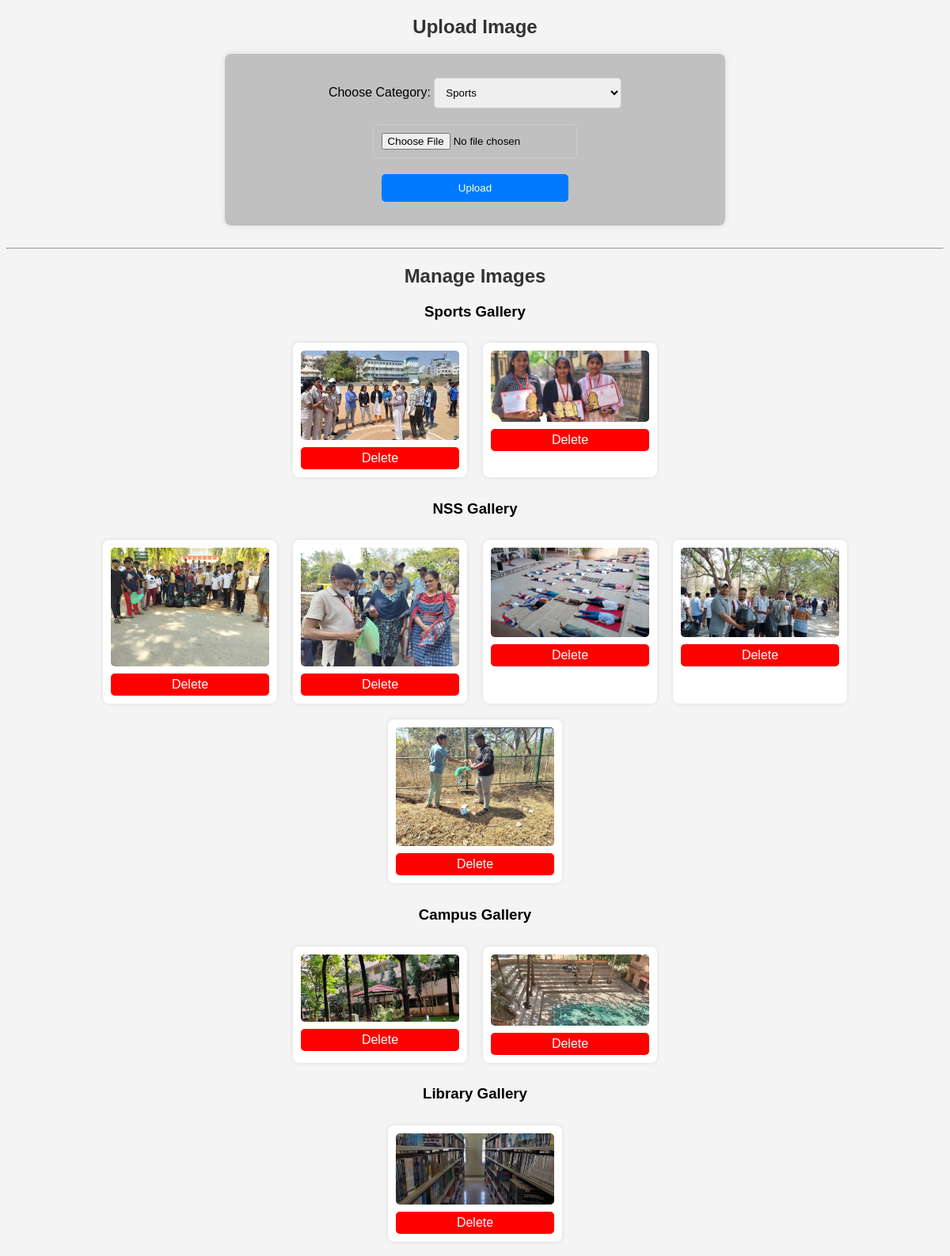
The page /manage_gallery (signed in) on the database its author committed.
### models.py (models this page shows)
class GalleryImage(db.Model):
    id = db.Column(db.Integer, primary_key=True)
    category = db.Column(db.String(50), nullable=False)
    image_url = db.Column(db.String(255), nullable=False)

### app.py (the view, shortened to what this page needs)
@app.route('/manage_gallery', methods=['GET', 'POST'])
@login_required
def upload_image1():
    images = GalleryImage.query.all()
    return render_template('manage_gallery.html', images=images)

### app.py (called while the page is built)
@login_manager.user_loader
def load_user(user_id):
    return User.query.get(int(user_id))

### templates/manage_gallery.html (shortened to what this page needs)
<!DOCTYPE html>
<html lang="en">
<head>
</head>
<body>
<h2>Upload Image</h2>
<form action="/manage_gallery" method="post" enctype="multipart/form-data">
    <label>Choose Category:</label>
    <select name="category">
        <option value="Sports">Sports</option>
    </select>
    <br>
    <input type="file" name="image" required>
    <br>
    <button type="submit">Upload</button>
</form>
<hr>
<h2>Manage Images</h2>
{% for category, category_name in [('Sports', 'Sports Gallery'), ('NSS', 'NSS Gallery'), ('Campus', 'Campus Gallery'), ('Library', 'Library Gallery')] %}
<h3>{{ category_name }}</h3>
<div class="gallery">
    {% for img in images if img.category == category %}
    <div>
        <img src="{{ img.image_url }}" alt="{{ category_name }}">
        <a href="{{ url_for('delete_image1', image_id=img.id) }}" class="delete-btn" onclick="return confirm('Are you sure?')">Delete</a>
    </div>
    {% endfor %}
</div>
{% endfor %}
</body>
</html>

### templates/manage_gallery.html (style rules this page uses)
body { font-family: Arial, sans-serif; background-color: #f4f4f4; text-align: center; }
h2 { color: #333; }
form { background: silver; padding: 20px; width: 50%; border-radius: 8px; box-shadow: 0px 0px 10px rgba(0, 0, 0, 0.1); display: inline-block; margin-bottom: 20px; }
select, input[type="file"], button { margin: 10px 0; padding: 10px; border-radius: 5px; border: 1px solid #ccc; width:40%; }
button { background-color: #007bff; color: white; border: none; cursor: pointer; }
.gallery { display: flex; flex-wrap: wrap; justify-content: center; }
.gallery div { background: white; padding: 10px; margin: 10px; border-radius: 8px; box-shadow: 0px 0px 5px rgba(0, 0, 0, 0.1); transition: transform 0.2s; }
.gallery img { width: 200px; height: auto; border-radius: 5px; }
.delete-btn { display: block; background-color: red; color: white; text-decoration: none; padding: 5px 10px; border-radius: 5px; margin-top: 5px; }

### rows shown on the page
GalleryImage: shows a picture
GalleryImage: shows a picture
GalleryImage: shows a picture
GalleryImage: shows a picture
GalleryImage: shows a picture
GalleryImage: shows a picture
GalleryImage: shows a picture
GalleryImage: shows a picture
GalleryImage: shows a picture
GalleryImage: shows a picture

### other values the page prints
{{ category_name }} "Sports Gallery" "NSS Gallery" "Campus Gallery" "Library Gallery"
